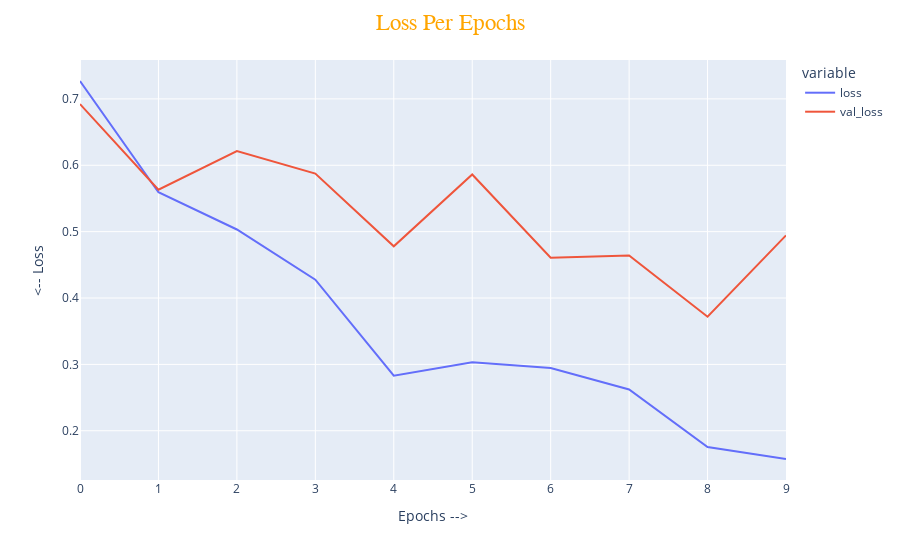
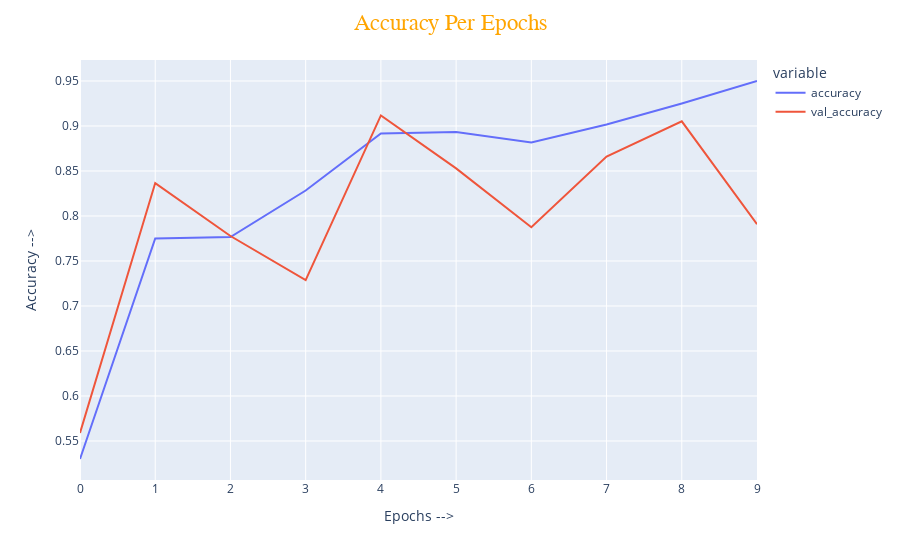

The notebook cell saved with these charts, in order:
### Code cell
fig3 = px.line(training_history3[['loss','val_loss']],labels={'value':'<-- Loss','index':'Epochs -->'})
fig3.update_layout(title={'text':'Loss Per Epochs','font_size':23,'font_color':'orange','font_family':'Georgia','x':0.5})
fig3.show()
fig3 = px.line(training_history3[['accuracy','val_accuracy']],labels={'value':'Accuracy -->','index':'Epochs -->'})
fig3.update_layout(title={'text':'Accuracy Per Epochs','font_size':23,'font_color':'orange','font_family':'Georgia','x':0.5})
fig3.show()

### Figure 1 — Plotly figure (JSON) as saved in the notebook; plotly's stock layout.template omitted (floating-point values rounded to 4 significant figures)
{"data": [{"hovertemplate": "variable=loss<br>Epochs -->=%{x}<br><-- Loss=%{y}<extra></extra>", "legendgroup": "loss", "line": {"color": "#636efa", "dash": "solid"}, "marker": {"symbol": "circle"}, "mode": "lines", "name": "loss", "orientation": "v", "showlegend": true, "type": "scatter", "x": [0, 1, 2, 3, 4, 5, 6, 7, 8, 9], "xaxis": "x", "y": [0.727, 0.5594, 0.5033, 0.4276, 0.283, 0.3031, 0.2944, 0.2622, 0.1754, 0.1575], "yaxis": "y"}, {"hovertemplate": "variable=val_loss<br>Epochs -->=%{x}<br><-- Loss=%{y}<extra></extra>", "legendgroup": "val_loss", "line": {"color": "#EF553B", "dash": "solid"}, "marker": {"symbol": "circle"}, "mode": "lines", "name": "val_loss", "orientation": "v", "showlegend": true, "type": "scatter", "x": [0, 1, 2, 3, 4, 5, 6, 7, 8, 9], "xaxis": "x", "y": [0.6921, 0.5631, 0.6214, 0.5875, 0.4779, 0.5862, 0.4607, 0.464, 0.3718, 0.4944], "yaxis": "y"}], "layout": {"legend": {"title": {"text": "variable"}, "tracegroupgap": 0}, "margin": {"t": 60}, "title": {"font": {"color": "orange", "family": "Georgia", "size": 23}, "text": "Loss Per Epochs", "x": 0.5}, "xaxis": {"anchor": "y", "domain": [0, 1], "title": {"text": "Epochs -->"}}, "yaxis": {"anchor": "x", "domain": [0, 1], "title": {"text": "<-- Loss"}}}}

### Figure 2 — Plotly figure (JSON) as saved in the notebook; plotly's stock layout.template omitted (floating-point values rounded to 4 significant figures)
{"data": [{"hovertemplate": "variable=accuracy<br>Epochs -->=%{x}<br>Accuracy -->=%{y}<extra></extra>", "legendgroup": "accuracy", "line": {"color": "#636efa", "dash": "solid"}, "marker": {"symbol": "circle"}, "mode": "lines", "name": "accuracy", "orientation": "v", "showlegend": true, "type": "scatter", "x": [0, 1, 2, 3, 4, 5, 6, 7, 8, 9], "xaxis": "x", "y": [0.53, 0.775, 0.7767, 0.8283, 0.8917, 0.8933, 0.8817, 0.9017, 0.925, 0.95], "yaxis": "y"}, {"hovertemplate": "variable=val_accuracy<br>Epochs -->=%{x}<br>Accuracy -->=%{y}<extra></extra>", "legendgroup": "val_accuracy", "line": {"color": "#EF553B", "dash": "solid"}, "marker": {"symbol": "circle"}, "mode": "lines", "name": "val_accuracy", "orientation": "v", "showlegend": true, "type": "scatter", "x": [0, 1, 2, 3, 4, 5, 6, 7, 8, 9], "xaxis": "x", "y": [0.5588, 0.8366, 0.7778, 0.7288, 0.9118, 0.8529, 0.7876, 0.866, 0.9052, 0.7908], "yaxis": "y"}], "layout": {"legend": {"title": {"text": "variable"}, "tracegroupgap": 0}, "margin": {"t": 60}, "title": {"font": {"color": "orange", "family": "Georgia", "size": 23}, "text": "Accuracy Per Epochs", "x": 0.5}, "xaxis": {"anchor": "y", "domain": [0, 1], "title": {"text": "Epochs -->"}}, "yaxis": {"anchor": "x", "domain": [0, 1], "title": {"text": "Accuracy -->"}}}}
